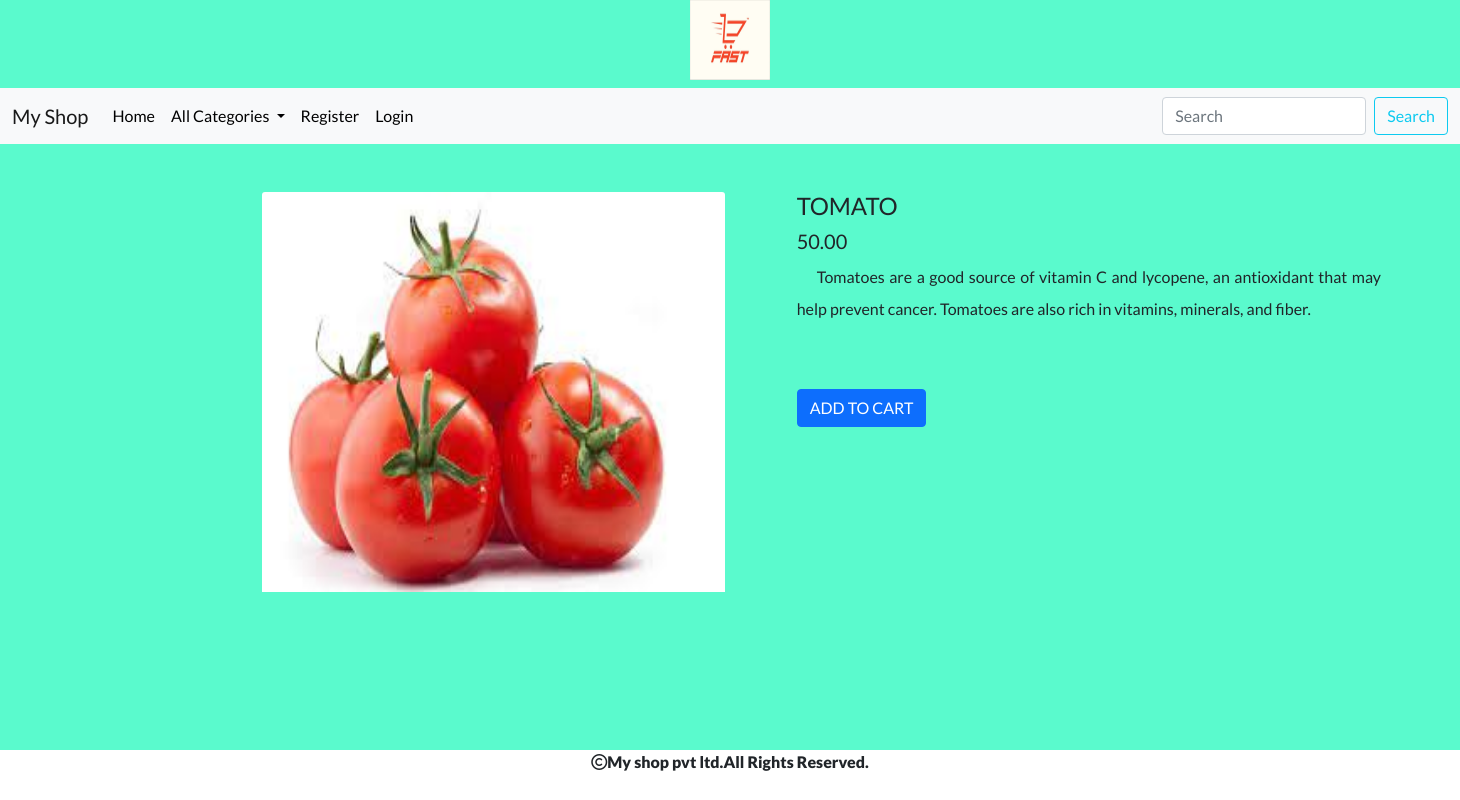
/productdetails/TOMATO, run on the app's committed database.
### shop/models.py (models this page shows, shortened)
class Product(models.Model):
    name = models.CharField(max_length=200)
    desc = models.TextField()
    images = models.ImageField(upload_to="shop/products", blank=True, null=True)
    price=models.DecimalField(max_digits=10,decimal_places=2)
    category=models.ForeignKey(Category,on_delete=models.CASCADE)
    stock=models.IntegerField()
    available=models.BooleanField(default=True)
    created=models.DateTimeField(auto_now_add=True)
    updated=models.DateTimeField(auto_now=True)

### shop/views.py (the view)
# urls.py: path('productdetails/<str:p>',views.productdetails,name="productdetails"),
def productdetails(request,p):
    p=Product.objects.get(name=p)
    return render(request,'productdetails.html',{'p':p})

### cart/context_processors.py (called while the page is built, shortened)
def product_count(request):
    item_count=0
    return {'count':item_count}

### shop/context_processors.py (called while the page is built)
def menu_links(request):
    c=Category.objects.all()
    return {'links':c}

### templates/productdetails.html (shortened to what this page needs)
{% extends 'base.html' %}
{% load static %}
{% block content %}
<div class="container-fluid mt-5" style="margin-bottom:60px;margin-left:250px;">
    <div class="row">
<div class="col-sm-4">
  <img src="{{p.images.url}}" class="card-img-top" alt="..." height="400px" width="140px"></div>
  <div class="col-sm-5 mx-5">
    <h4 >{{p.name}}</h4>
    <h5>{{p.price}}</h5>
      <p style="text-indent:20px;line-height:2;text-align:justify">{{p.desc}}</p>
      {% if user.is_superuser == False %}
      {% if p.stock <= 0 %}
      <h4>OUT OF STOCK</h4>
      {% else %}
    <a href="{% url 'cart:addtocart' p.name %}" class="btn btn-primary mt-5" >ADD TO CART</a>
      {% endif %}
{% endif %}
  </div>
 </div>
    </div>
{% endblock %}

### static/css/style1.css (style rules this page uses)
body { background-color:#5afacd; font-family: 'Lato', sans-serif; }

### data on the page
Product: images (picture), name "TOMATO", price "50.00", desc "Tomatoes are a good source of vitamin C and lycopene, an antioxidant that may help prevent cancer. Tomatoes are also rich in vitamins, minerals, and fiber."
